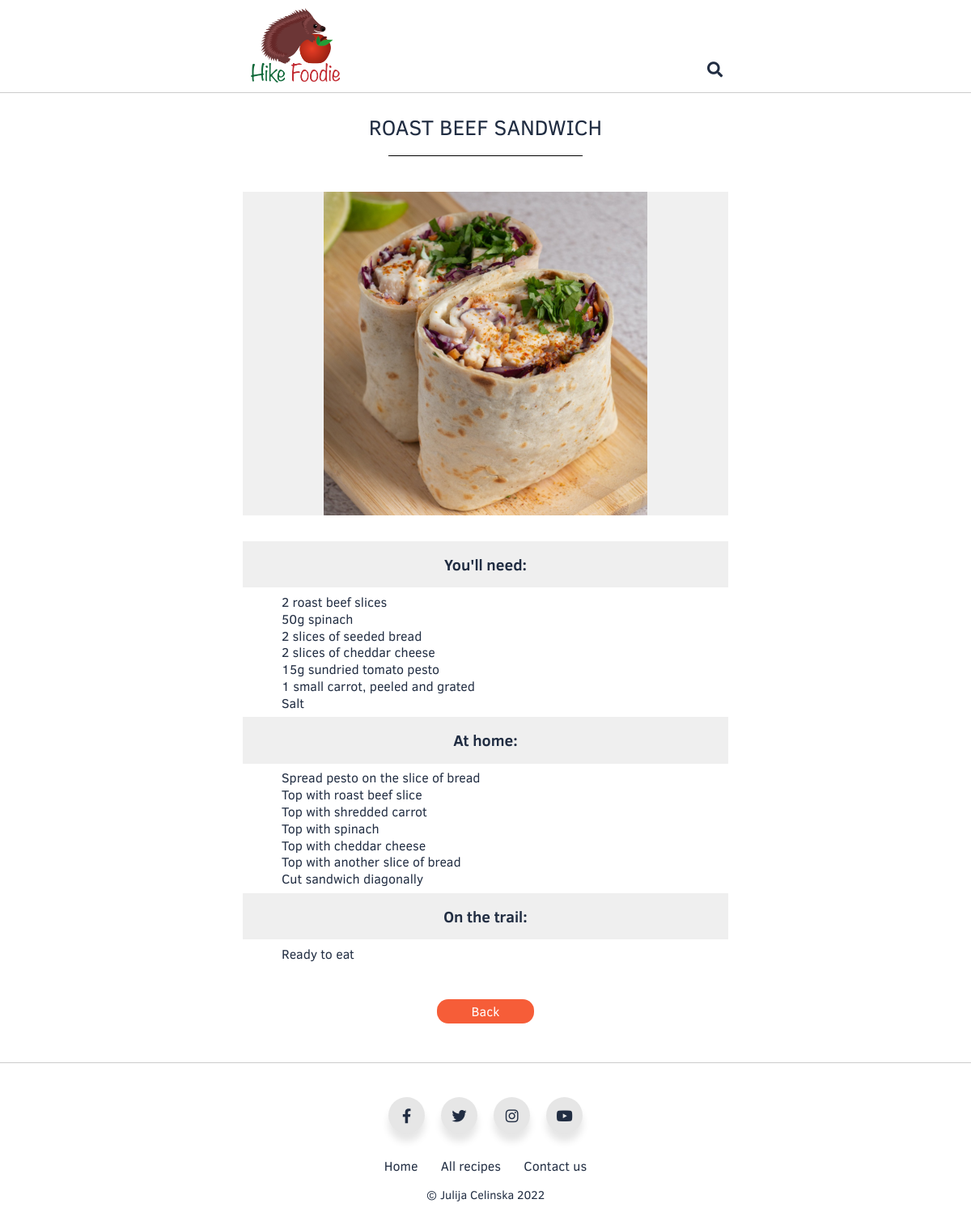
/detail.php?content_id=20&search=all, run on an earlier commit of the app's database.
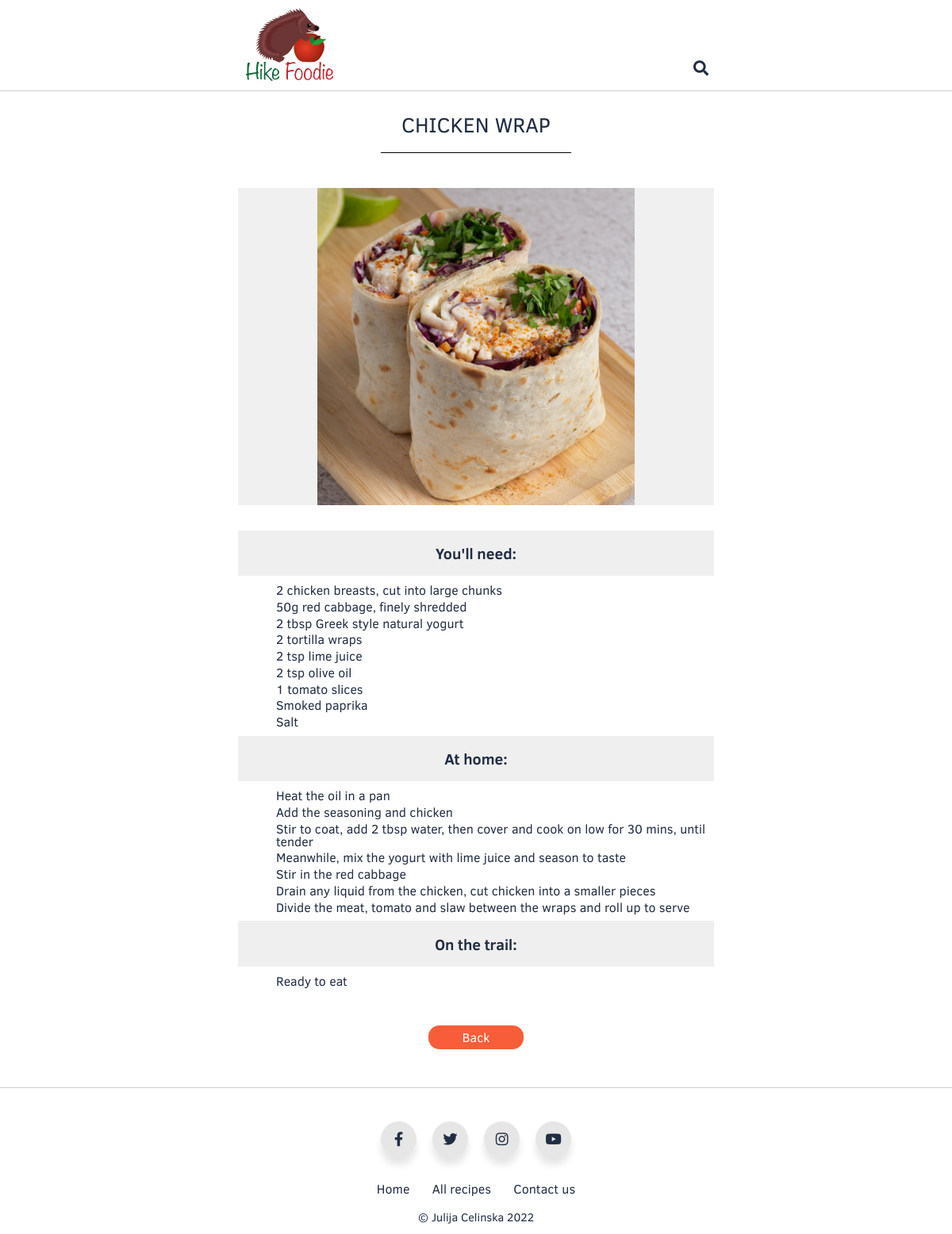
And on a later commit of the database.
### tables this page shows
CREATE TABLE `contentcategorytype` (
  `contentcategorytype_id` INT(30) NOT NULL AUTO_INCREMENT UNIQUE,
  `category_id` INT(30) NOT NULL,
  `content_id` INT(30) NOT NULL,
  `contenttype_id` INT(30) NOT NULL,
  PRIMARY KEY (`contentcategorytype_id`),
  FOREIGN KEY(`category_id`) REFERENCES category(`category_id`),
  FOREIGN KEY(`content_id`) REFERENCES content(`content_id`),
  FOREIGN KEY(`contenttype_id`) REFERENCES contenttype(`contenttype_id`)
);

CREATE TABLE `content` (
  `content_id` INT(30) NOT NULL AUTO_INCREMENT UNIQUE,
  `title` VARCHAR(100) NOT NULL,
  `description` VARCHAR(300) NOT NULL,
  `content` TEXT NOT NULL,
  `content_timestamp` TIMESTAMP DEFAULT CURRENT_TIMESTAMP,
  PRIMARY KEY (`content_id`)
);

### detail.php (the view, shortened to what this page needs)
<?php
    include 'header.php';
    include "connect.php";
    $content_id = 0;
    $start_content_id = 0;
    $end_content_id = 0;
    $pagename = '';
    $search = '';
    if(isset($_GET['content_id']))
    {
        $content_id = $_GET['content_id'];
    }
    if(isset($_GET['search']))
    {
        $search = $_GET['search'];
    }
?>
<div class="wrapper">
    <main class="details">
        <?php
            $images_sql = "SELECT image_file_name, image_alt FROM `images`
                    WHERE content_id = '$content_id' AND imagetype_id = 3 LIMIT 1";
            $images_result = mysqli_query($connection ,$images_sql) or die("Image query failed 1.3.1");
            $images_result_fetch = mysqli_fetch_array($images_result);
            $content_sql = "SELECT content.content_id, content.title, content.description, content.content, category.category_name, contentcategorytype.contenttype_id
            FROM `contentcategorytype`
                INNER JOIN content ON content.content_id=contentcategorytype.content_id
                INNER JOIN category ON category.category_id=contentcategorytype.category_id
                INNER JOIN contenttype ON contenttype.contenttype_id=contentcategorytype.contenttype_id
            WHERE content.content_id = '$content_id' LIMIT 1";
            $content_result = mysqli_query($connection ,$content_sql) or die("Query failed 1.1");
            $content_result_fetch = mysqli_fetch_array($content_result);
            $image = '';
            if(mysqli_num_rows($images_result) > 0)
            {
                $image = '<div class="details-img"><img src="./images/'.$images_result_fetch['image_file_name'].'" alt="'.$images_result_fetch['image_alt'].'"></div>';
            }
            if(mysqli_num_rows($content_result) > 0)
            {
                echo '<div class="heading"><h1>'.$content_result_fetch['title'].'</h1></div>';
                echo $image;
                echo $content_result_fetch['content'];
            }
            else {
                echo '<h3 class="no-content">No content found!</h3>';
            }
        ?>
            <?php
                if($start_content_id > 0 && $end_content_id > 0) {
                    echo '<div class="bottom-buttons">';
                    if($start_content_id == $content_id && $end_content_id == $content_id) {
                        echo '<div class="nav-button back"><a href="content.php?pagename='.$pagename.'">Back</a></div>';
                    }
                    if($start_content_id < $content_id) {
                        echo '<div class="nav-button previous"><a href="detail.php?pagename='.$pagename.'&content_id='.($content_id-1).'&start_content_id='.$start_content_id.'&end_content_id='.$end_content_id.'">&laquo; Previous</a></div>';
                    }
                    if($end_content_id > $content_id) {
                        echo '<div class="nav-button next"><a href="detail.php?pagename='.$pagename.'&content_id='.($content_id+1).'&start_content_id='.$start_content_id.'&end_content_id='.$end_content_id.'">Next &raquo;</a></div>';
                    }
                    echo '</div>';
                }
                else {
                    if($search != '' && $search != 'all') {
                        echo '<div class="nav-button back"><a href="search.php?search='.$search.'">Back</a></div>';
                    }
                    elseif($search == 'all') {
                        echo '<div class="nav-button back"><a href="search.php?search=">Back</a></div>';
                    }
                    else {
                        echo '<div class="nav-button back"><a href="index.php">Back</a></div>';
                    }
                }
            ?>
    </main>
</div>
<?php include 'footer.php'; ?>

What changed in the data, as far as the page shows it:
changed through a linked row, contentcategorytype: content.title "ROAST BEEF SANDWICH" → "CHICKEN WRAP"; content.content "You'll need: 2 roast beef slices 50g spinach 2 slices of seeded bread 2 slices of cheddar cheese 15g sundried tomato pesto 1 small carrot, peeled and grated Salt At home: Spread pesto on the slice of bread Top with roast beef slice Top with shredded carrot Top with spinach Top with cheddar cheese Top with another slice of bread Cut sandwich diagonally On the trail: Ready…" → "You'll need: 2 chicken breasts, cut into large chunks 50g red cabbage, finely shredded 2 tbsp Greek style natural yogurt 2 tortilla wraps 2 tsp lime juice 2 tsp olive oil 1 tomato slices Smoked paprika Salt At home: Heat the oil in a pan Add the seasoning and chicken Stir to coat, add 2 tbsp water, then cover and cook on low for 30 mins, until tender Meanwhile, mix the yogurt with lime juice and season to taste Stir in the red cabbage Drain any liquid from the chicken, cut chicken into a smaller pieces Divide the meat, tomato and slaw between the wraps and roll up to serve On the trail: Ready…"
